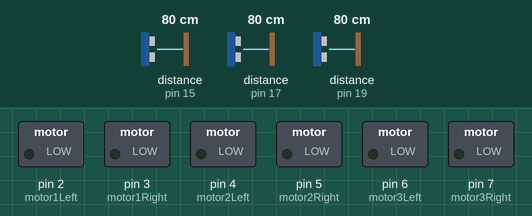
The sketch below on a simulated Arduino Uno, built with avr-gcc and run on an emulated ATmega328P. Parts: switched loads named in the sketch (green lamp = pin HIGH). Wiring (inferred from the names in the program): 3 × ultrasonic range finder: trigger pin 14, echo pin 15 / trigger pin 16, echo pin 17 / trigger pin 18, echo pin 19. The test bench sets the inputs (shaded band); at power-on: distance to the obstacle (sensors on pin 15, pin 17, pin 19) 80 cm. The echo pulse lasts 58.3 µs per cm; pins used as bus, display or sensor lines are not drawn.

Above: at 1.2 s.
1.3 s: distance to the obstacle (sensor on pin 15) set to 17 cm
2.8 s: distance to the obstacle (sensor on pin 15) set to 13 cm
At 3.9 s:
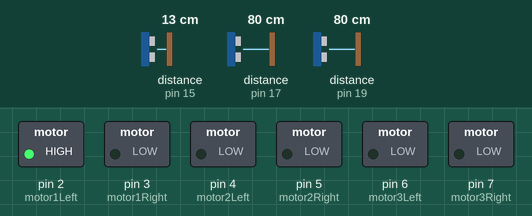
5.8 s: distance to the obstacle (sensor on pin 17) set to 17 cm
7.3 s: distance to the obstacle (sensor on pin 17) set to 12 cm
At 8.4 s:
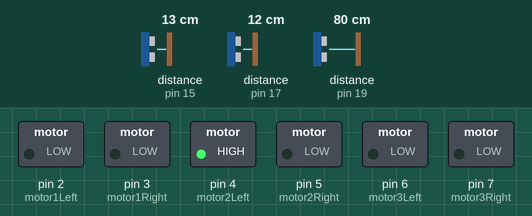
10.3 s: distance to the obstacle (sensor on pin 19) set to 17 cm
11.8 s: distance to the obstacle (sensor on pin 19) set to 13 cm
At 12.7 s:
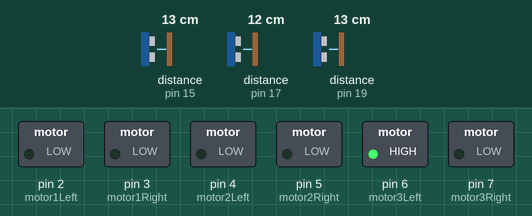
Timing chart, 0 to 15.3 s (numbered marks = the images above; inputs shaded):
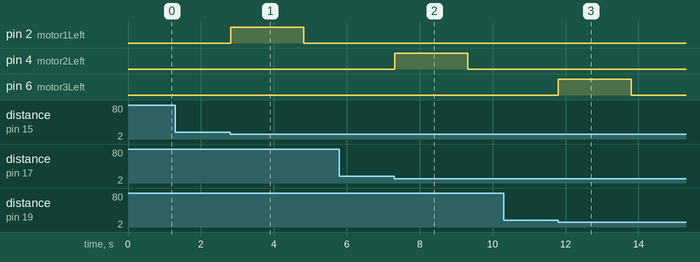

Measured:
- the behaviour switches between 15 and 14 cm on distance to the obstacle (sensor on pin 15) (found by bisection; images 0 and 1)
- the behaviour switches between 15 and 14 cm on distance to the obstacle (sensor on pin 17) (found by bisection; images 1 and 2)
- the behaviour switches between 15 and 14 cm on distance to the obstacle (sensor on pin 19) (found by bisection; images 2 and 3)
- after the input at 1.3 s, every drawn part: stays the same
- after the input at 2.8 s, pin 2 (motor1Left): LOW → HIGH at once, → LOW 2.0 s later
- after the input at 5.8 s, every drawn part: stays the same
- after the input at 7.3 s, pin 4 (motor2Left): LOW → HIGH at once, → LOW 2.0 s later
- after the input at 10.3 s, every drawn part: stays the same
- after the input at 11.8 s, pin 6 (motor3Left): LOW → HIGH at once, → LOW 2.0 s later

The sketch:

code.ino
```cpp
/*
 * Project Name: Water gate control using Sonar Sensor
 *
 */


/*
 * Variables (GLOBAL)
 */
byte motor1Left = 2;
byte motor1Right = 3;
byte motor2Left = 4;
byte motor2Right = 5;
byte motor3Left = 6;
byte motor3Right = 7;

byte sonar1Trig = 14;
byte sonar1Echo = 15;
byte sonar2Trig = 16;
byte sonar2Echo = 17;
byte sonar3Trig = 18;
byte sonar3Echo = 19;

bool motor1PresentState = false;
bool motor1PriviousState = false;
bool motor2PresentState = false;
bool motor2PriviousState = false;
bool motor3PresentState = false;
bool motor3PriviousState = false;

int TH = 14;

int motor1Delay = 2000;
int motor2Delay = 2000;
int motor3Delay = 2000;

/*
 * Extra Functions On the CODE
 */
int sonarCheck(byte, byte);
void motorClock(byte,byte,int);
void motorAntiClock(byte,byte,int);

void setup() {
  Serial.begin(9600);

  pinMode(motor1Left, OUTPUT);
  pinMode(motor1Right, OUTPUT);
  pinMode(motor2Left, OUTPUT);
  pinMode(motor2Right, OUTPUT);
  pinMode(motor3Left, OUTPUT);
  pinMode(motor3Right, OUTPUT);

  pinMode(sonar1Trig, OUTPUT);
  pinMode(sonar1Echo, INPUT);
  pinMode(sonar2Trig, OUTPUT);
  pinMode(sonar2Echo, INPUT);
  pinMode(sonar3Trig, OUTPUT);
  pinMode(sonar3Echo, INPUT);
}

void loop() {
  if(sonarCheck(sonar1Trig, sonar1Echo)<TH){
    motor1PresentState = true;
  }
  else{
    motor1PresentState = false;
  }

  if(sonarCheck(sonar2Trig, sonar2Echo)<TH){
    motor2PresentState = true;
  }
  else{
    motor2PresentState = false;
  }

  if(sonarCheck(sonar3Trig, sonar3Echo)<TH){
    motor3PresentState = true;
  }
  else{
    motor3PresentState = false;
  }


  if(motor1PresentState!=motor1PriviousState && motor1PresentState){
    motorClock(motor1Left, motor1Right, motor1Delay);
  }
  else if(motor1PresentState!=motor1PriviousState && !motor1PresentState){
    motorAntiClock(motor1Left, motor1Right, motor1Delay);
  }

  if(motor2PresentState!=motor2PriviousState && motor2PresentState){
    motorClock(motor2Left, motor2Right, motor2Delay);
  }
  else if(motor2PresentState!=motor2PriviousState && !motor2PresentState){
    motorAntiClock(motor2Left, motor2Right, motor2Delay);
  }

  if(motor3PresentState!=motor3PriviousState && motor3PresentState){
    motorClock(motor3Left, motor3Right, motor3Delay);
  }
  else if(motor3PresentState!=motor3PriviousState && !motor3PresentState){
    motorAntiClock(motor3Left, motor3Right, motor3Delay);
  }


  motor1PriviousState = motor1PresentState;
  motor2PriviousState = motor2PresentState;
  motor3PriviousState = motor3PresentState;
}

/*
 * Extra Functions Definations
 */
void motorClock(byte left,byte right, int t){
  digitalWrite(left, HIGH);
  digitalWrite(right, LOW);
  delay(t);
  digitalWrite(left, LOW);
  digitalWrite(right, LOW);
}

void motorAntiClock(byte left,byte right, int t){
  digitalWrite(left, LOW);
  digitalWrite(right, HIGH);
  delay(t);
  digitalWrite(left, LOW);
  digitalWrite(right, LOW);
}

int sonarCheck(byte trigPin, byte echoPin){
  int duration, distance;
  digitalWrite(trigPin, LOW);
  delayMicroseconds(2);
  digitalWrite(trigPin, HIGH);
  delayMicroseconds(10);
  digitalWrite(trigPin, LOW);
  duration = pulseIn(echoPin, HIGH);
  distance = (duration/2) / 29.1;
  return distance;
}
```
